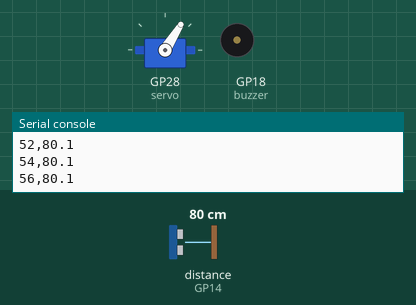
Simulated run of this program. Board: Raspberry Pi Pico running MicroPython. Shown: servo, buzzer (waves = sounding, pin HIGH), the last lines printed to the serial console. Inputs (shaded band) come from the test bench; at power-on: distance to the obstacle (sensor on GP14) 80 cm. The echo pulse lasts 58.3 µs per cm; servo angles are drawn from the pulse width (0.5 ms = 0°, 2.5 ms = 180°); pins used as bus, display or sensor lines are not drawn.

Above: at 1.2 s.
1.3 s: distance to the obstacle (sensor on GP14) set to 9 cm
At 2.72 s:
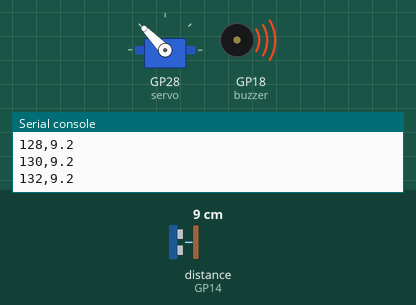
4.3 s: distance to the obstacle (sensor on GP14) set to 120 cm
At 5.0 s:
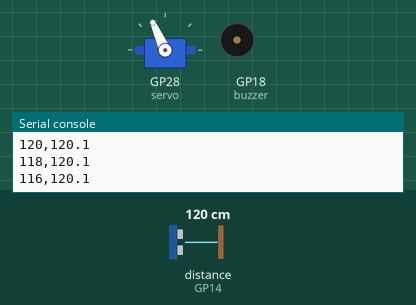
7.3 s: distance to the obstacle (sensor on GP14) set to 2 cm
10.3 s: distance to the obstacle (sensor on GP14) set to 35 cm
At 10.9 s:
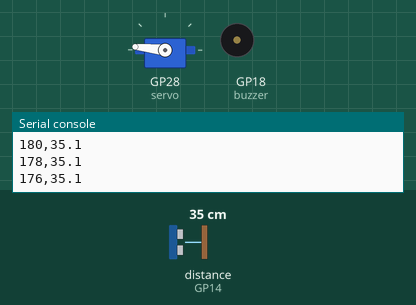
Timing chart, 0 to 14.3 s (numbered marks = the images above; inputs shaded):
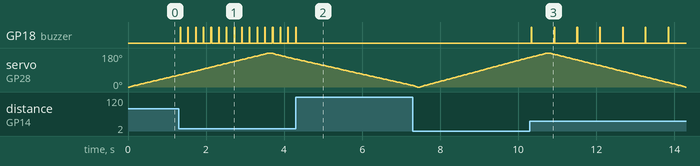

Measured:
- after the input at 1.3 s, GP18 (buzzer): alternates HIGH for 0.02 s and LOW for 0.18 s, starting at once
- after the input at 4.3 s, GP18 (buzzer): goes on until 4.3 s, then stays LOW
- after the input at 10.3 s, GP18 (buzzer): alternates HIGH for 0.02 s and LOW for 0.57 s, starting at once
- by itself, servo on GP28 (servo): rises from 158° to 180° in 0.38 s, then falls to 0° in 3.5 s

The program:

Radar.py
```python
from machine import Pin, PWM
import time

# --- PIN CONFIGURATION ---
servo = PWM(Pin(28))
servo.freq(50)

# Ultrasonic Sensor
trig = Pin(19, Pin.OUT)
echo = Pin(14, Pin.IN)

# Active Buzzer Module
buzzer = Pin(18, Pin.OUT)

# --- VARIABLES ---
last_beep_time = time.ticks_ms()

# --- FUNCTIONS ---
def set_angle(angle):
    """Moves the servo to a specific angle (0-180 degrees)"""
    ns = 500000 + int((angle / 180) * 2000000)
    servo.duty_ns(ns)

def get_distance():
    """Measures distance in centimeters using the ultrasonic sensor"""
    trig.low()
    time.sleep_us(2)

    # Send 10-microsecond trigger pulse
    trig.high()
    time.sleep_us(10)
    trig.low()

    # Measure duration of the Echo pulse
    signaloff = time.ticks_us()
    while echo.value() == 0:
        signaloff = time.ticks_us()

    signalon = time.ticks_us()
    while echo.value() == 1:
        signalon = time.ticks_us()

    timepassed = signalon - signaloff
    distance = (timepassed * 0.0343) / 2
    return distance

def handle_buzzer(dist):
    """Calculates beep speed based on distance without freezing the servo"""
    global last_beep_time
    current_time = time.ticks_ms()

    # If nothing is within 50cm, keep the buzzer quiet
    if dist > 50 or dist < 2:
        buzzer.low()
        return

    # Map distance (2cm to 50cm) to a beep delay interval (50ms to 800ms)
    # Closer object = smaller delay = faster beeping!
    beep_interval = int(50 + ((dist - 2) / 48) * 750)

    # Non-blocking timer check
    if time.ticks_diff(current_time, last_beep_time) > beep_interval:
        buzzer.high()
        time.sleep_ms(15)  # Quick, sharp audio chirp
        buzzer.low()
        last_beep_time = current_time

# --- MAIN LOOP ---
print("Scanning started... Output format: [Angle, Distance(cm)]")

try:
    while True:
        # Forward Sweep: 0 to 180 degrees
        for angle in range(0, 181, 2):
            set_angle(angle)
            time.sleep_ms(35)     # Steady tracking step delay
            dist = get_distance()
            handle_buzzer(dist)
            print(f"{angle},{dist:.1f}")

        # Backward Sweep: 180 to 0 degrees
        for angle in range(180, -1, -2):
            set_angle(angle)
            time.sleep_ms(35)
            dist = get_distance()
            handle_buzzer(dist)
            print(f"{angle},{dist:.1f}")

except KeyboardInterrupt:
    # Safe shutdown routine when Ctrl+C is pressed
    servo.deinit()
    buzzer.low()
    print("\nRadar system safely powered down.")
```
